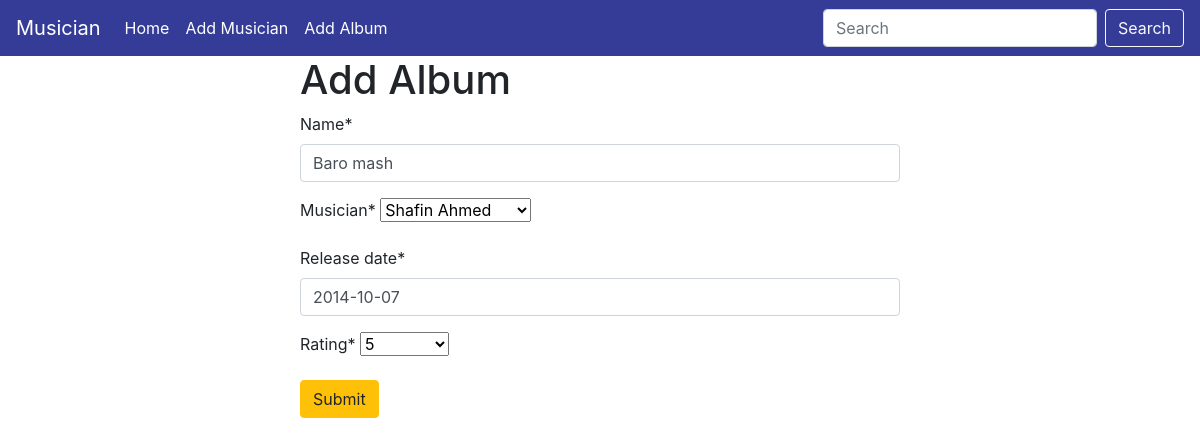
The app's page /album/edit/9 with its own data.
### Album/models.py (models this page shows, shortened)
class album(models.Model):
    name=models.CharField( max_length=50)
    musician=models.ForeignKey(musician,on_delete=models.CASCADE)
    release_date=models.DateField()
    rating = models.IntegerField(choices=((1, '1'), (2, '2'), (3, '3'), (4, '4'), (5, '5')))

### Album/views.py (the view)
# urls.py: path('edit/<int:id>',views.edit_album,name='edit_album'),
def edit_album(request,id):
    alb=models.album.objects.get(pk=id)
    album_form=forms.albumForm(instance=alb)
    if request.method=='POST':
        album_form=forms.albumForm(request.POST,instance=alb)
        if album_form.is_valid():
            album_form.save()
            return redirect('homepage')
    return render(request,'add_album.html',{'form':album_form})

### Album/forms.py
class albumForm(forms.ModelForm):
    class Meta:
        model=album
        fields='__all__'

### Musician/models.py (called while the page is built)
    def __str__(self):
        return f'{self.first_name} {self.last_name}'

### Album/templates/add_album.html (shortened to what this page needs)
{% extends "base.html" %}
{%  load crispy_forms_tags %}
{% block content %}
<form style="width:50% ; margin : auto" method="post">
    <h1>Add Album</h1>
{{form | crispy}}
<button class="btn btn-warning">Submit</button>
{% endblock content %}

### records on screen
album: name "Baro mash", musician "Shafin Ahmed", release_date "2014-10-07", rating "5"
